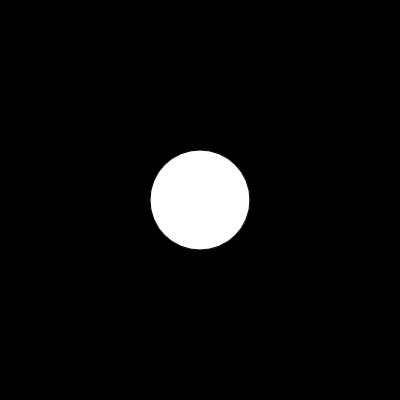
Frame 1 (no input)
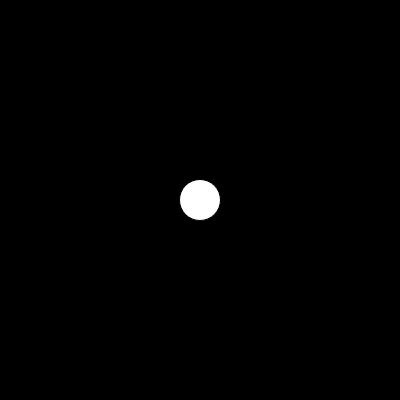
Frame 60 (no input)
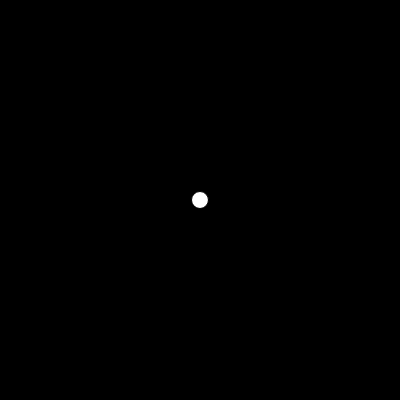
Frame 120 (the mouse pressed at the canvas centre since frame 60)

The p5.js sketch that drew these frames (run headless with seeded random() and noise() and a simulated clock; from frame 60 on, the mouse is pressed at the canvas centre):

// p5.js sketch
// ── sketch.js
var size;
var opening;

function setup() {
  createCanvas(400, 400);
  size = 100;
  opening = false;
}

function draw() {
  background(0);
  
  ellipse(width/2,height/2,size);
  
  if(opening)
  size++;
  else
    size--;
  
  if( size < 0)
    opening = true;
  
  if( size > 350)
    opening = false;
}
